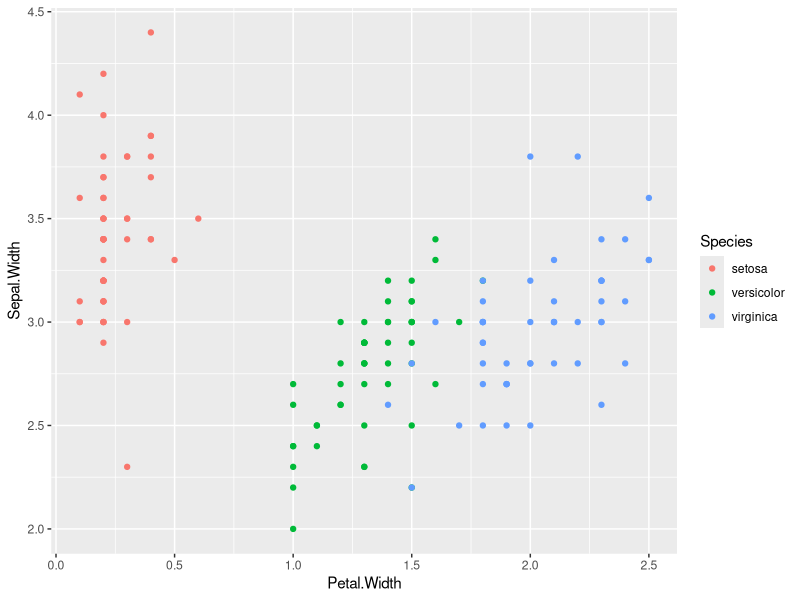
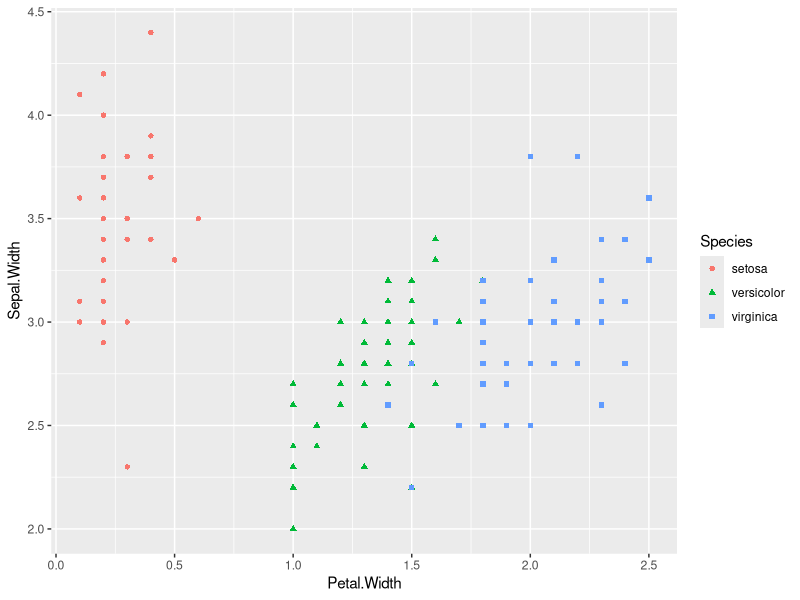
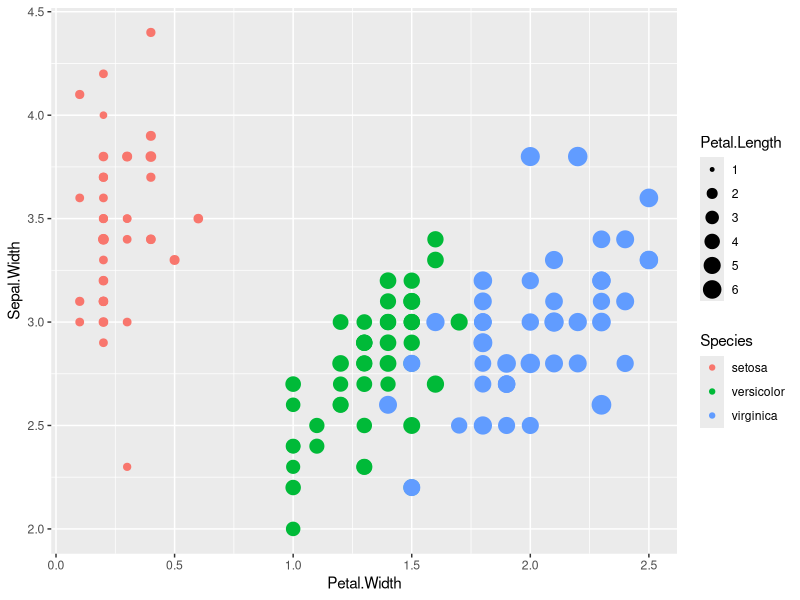
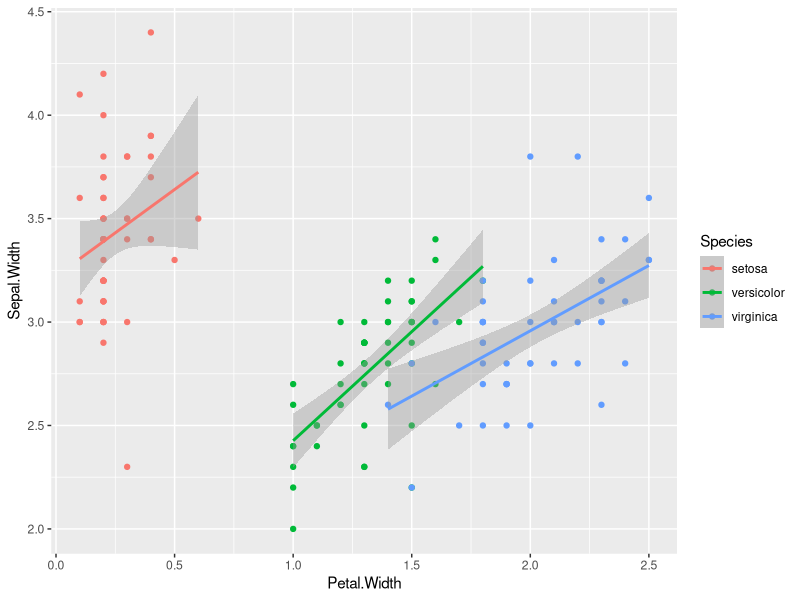
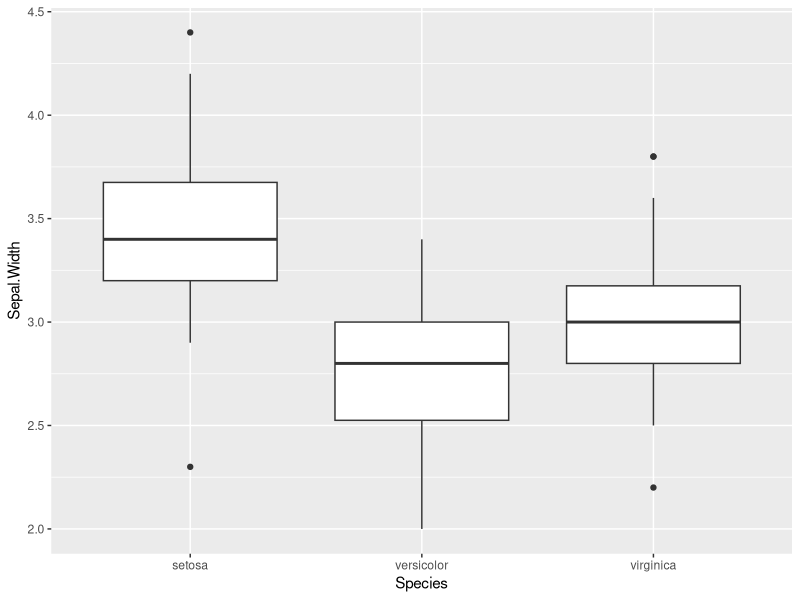
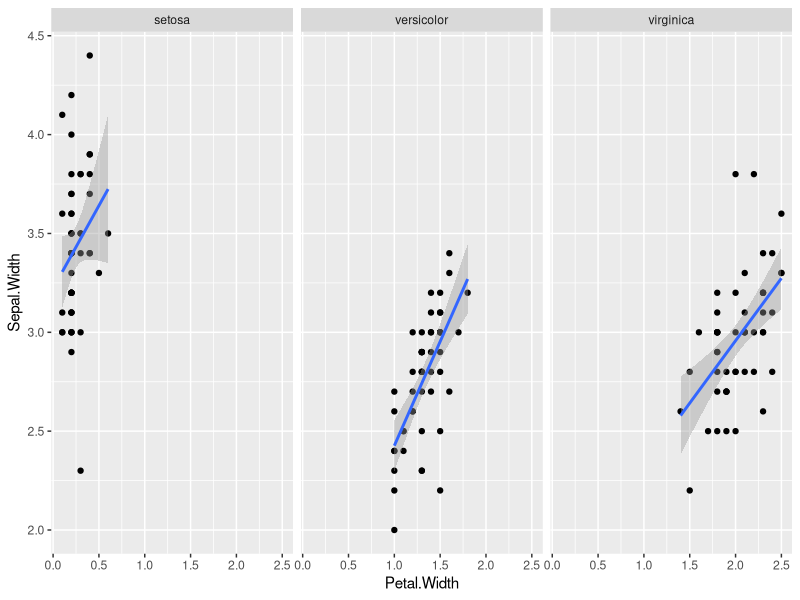
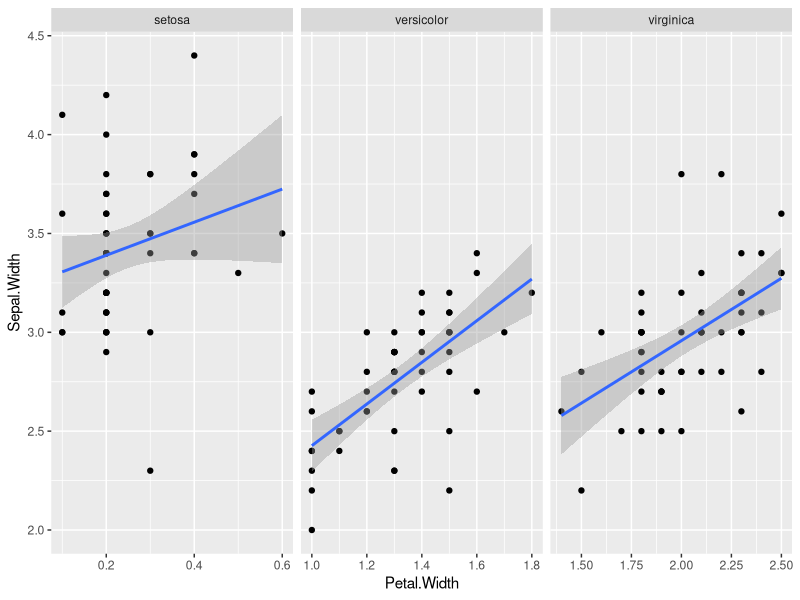
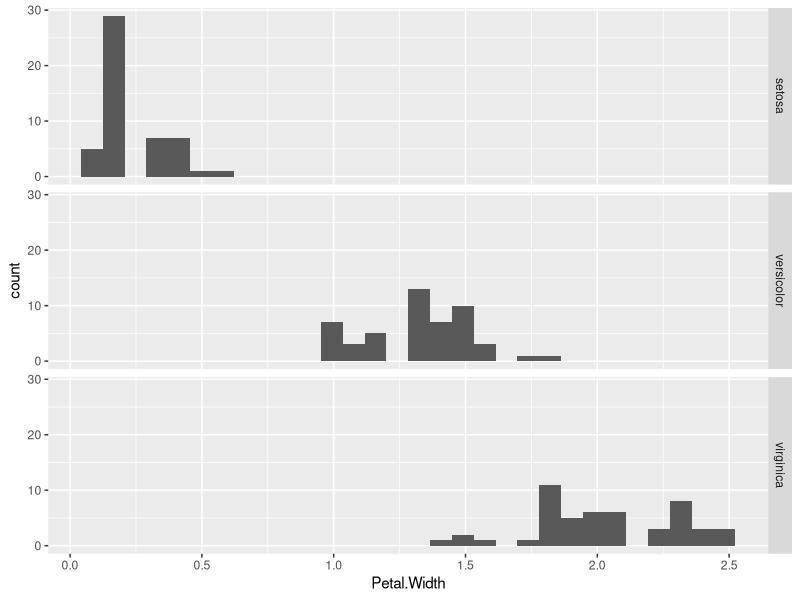

The R script that drew these images, in order:
## ---- chunk 1
str(iris)
## ---- chunk 2
library(ggplot2) # once per session
ggplot(iris, aes(x = Petal.Width, y = Sepal.Width, 
                 color=Species)) + geom_point() 
## ---- chunk 3
ggplot(iris, aes(x = Petal.Width, y = Sepal.Width, 
                 color=Species, shape=Species)) + 
  geom_point() 
## ---- chunk 4
ggplot(iris, aes(x = Petal.Width, y = Sepal.Width, 
                 color = Species, size = Petal.Length)) + 
  geom_point() 
## ---- chunk 5
ggplot(iris, aes(x = Petal.Width, y = Sepal.Width, 
                 color=Species)) + 
  geom_point() + geom_smooth(method="lm")
## ---- chunk 6
ggplot(iris, aes(x = Species, y = Sepal.Width)) + 
  geom_boxplot() 
## ---- chunk 7
ggplot(iris, aes(x = Petal.Width, y = Sepal.Width)) + 
  geom_point() + geom_smooth(method="lm") +
  facet_wrap(~ Species)

## ---- chunk 8
ggplot(iris, aes(x = Petal.Width, y = Sepal.Width)) + 
  geom_point() + geom_smooth(method="lm") +
  facet_wrap(~ Species, scales = "free_x")

## ---- chunk 9
ggplot(iris, aes(x = Petal.Width)) +
  geom_histogram() + facet_grid(Species ~ .) 


## ---- chunk 10
ggplot(iris, aes(x = Petal.Width, y = Sepal.Width, 
                 color=Species)) + geom_point() +
  scale_y_continuous(limits=c(0,5), breaks=seq(0,5,0.5))

## ---- chunk 11
ggplot(iris, aes(x = Petal.Width, y = Sepal.Width, 
                 color=Species)) + geom_point() +
  scale_color_manual(name="Iris Species", 
                     values=c("red","blue","black"))

## ---- chunk 12
ggplot(iris, aes(x=Petal.Width, y=Petal.Length)) + 
  geom_point() + geom_smooth() 

## ---- chunk 13
ggplot(iris, aes(x=Petal.Width, y=Petal.Length)) + 
  geom_point() + stat_smooth() 

## ---- chunk 14
ggplot(iris, aes(x = Petal.Width, y = Sepal.Width, 
                 color=Species)) + geom_point() +
  labs(title="Sepal vs. Petal", 
       x="Petal Width (cm)", y="Sepal Width (cm)") 

## ---- chunk 15
ggplot(iris, aes(x = Petal.Width, y = Sepal.Width, 
                 shape=Species)) + geom_point() +
  theme_bw()

